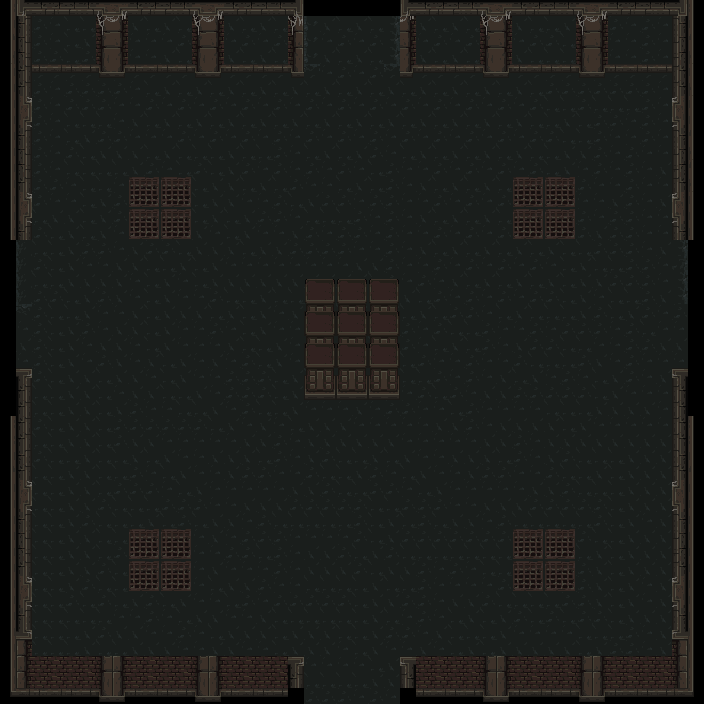

Below is a game level as drawn by its tile map, then a one-line description and the .tmx that defines it (tile-layer data replaced by summaries):
An orthogonal 44x44 tile map with 16x16 px tiles, 6 tile layers (флажки, пол, стены, проходящие_стены, ...), 2 tilesets.

<map version="1.9" tiledversion="1.9.2" orientation="orthogonal" renderorder="right-down" width="44" height="44" tilewidth="16" tileheight="16" infinite="0" nextlayerid="7" nextobjectid="1">
 <tileset firstgid="1" source="mainlevbuild.tsx" />
 <tileset firstgid="2561" source="../../mainlevbuild.tsx" />
 <layer id="6" name="флажки" width="44" height="44">
  <data>[1936 cells, 60 non-empty, 1 distinct tile ids]</data>
 </layer>
 <layer id="2" name="пол" width="44" height="44">
  <data>[1936 cells, 1787 non-empty, 27 distinct tile ids]</data>
 </layer>
 <layer id="1" name="стены" width="44" height="44">
  <data>[1936 cells, 294 non-empty, 66 distinct tile ids]</data>
 </layer>
 <layer id="5" name="проходящие_стены" width="44" height="44">
  <data>[1936 cells, 91 non-empty, 21 distinct tile ids]</data>
 </layer>
 <layer id="3" name="средние_столбы" width="44" height="44">
  <data>[1936 cells, 24 non-empty, 8 distinct tile ids]</data>
 </layer>
 <layer id="4" name="нижние_столбы" width="44" height="44">
  <data>[1936 cells, 24 non-empty, 8 distinct tile ids]</data>
 </layer>
</map>
